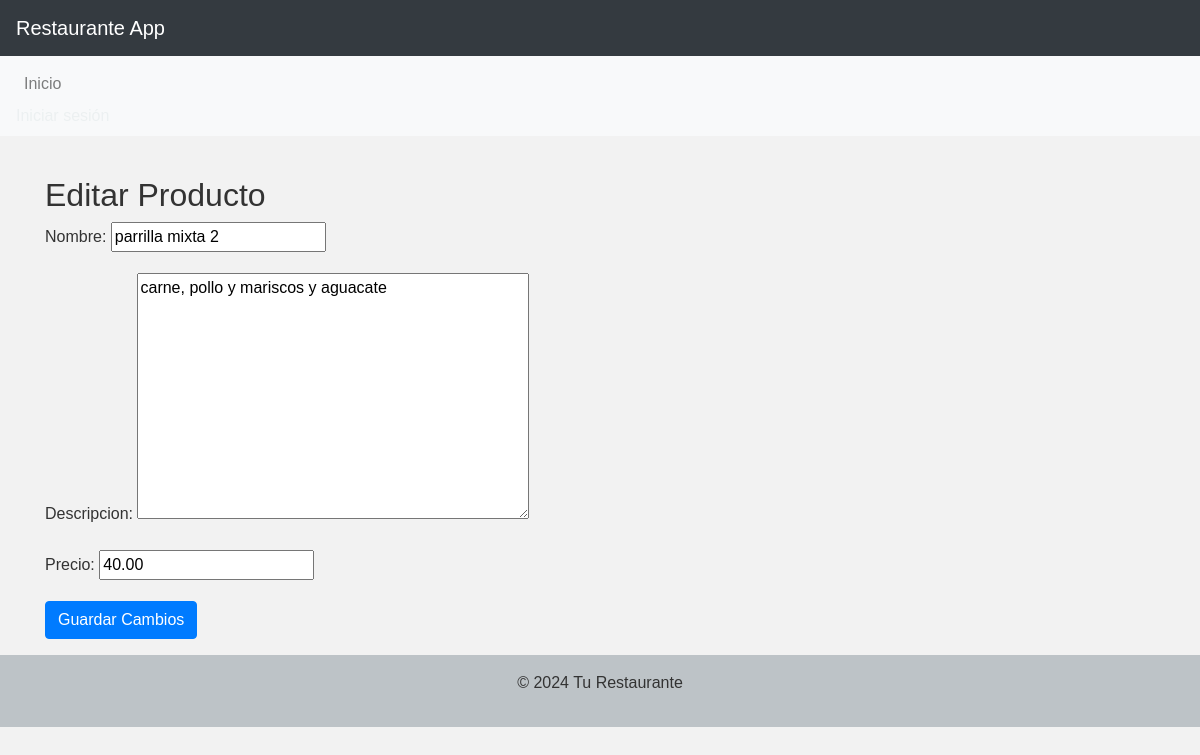
/editar_producto/3/, run on the app's committed database.
### restaurante_app/models.py (models this page shows, shortened)
class Producto(models.Model):
    nombre = models.CharField(max_length=100)
    descripcion = models.TextField()
    precio = models.DecimalField(max_digits=10, decimal_places=2)

### restaurante_app/views.py (the view)
# urls.py: path('editar_producto/<int:pk>/', views.editar_producto, name='editar_producto'),
def editar_producto(request, pk):
    producto = get_object_or_404(Producto, id=pk)
    if request.method == 'POST':
        form = ProductoForm(request.POST, instance=producto)
        if form.is_valid():
            form.save()
            return redirect('lista_productos')
    else:
        form = ProductoForm(instance=producto)
    return render(request, 'restaurante_app/editar_producto.html', {'form': form})

### restaurante_app/forms.py
class ProductoForm(forms.ModelForm):
    class Meta:
        model = Producto
        fields = ['nombre', 'descripcion', 'precio']

### restaurante_app/templates/restaurante_app/editar_producto.html (shortened to what this page needs)
{% extends 'base.html' %}
{% block content %}
  <div class="container mt-4">
    <h2>Editar Producto</h2>
    <form method="post" class="form">
      {{ form.as_p }}
      <button type="submit" class="btn btn-primary">Guardar Cambios</button>
    </form>
  </div>
{% endblock %}

### restaurante_app/static/css/style.css (style rules this page uses)
body { font-family: 'Arial', sans-serif; background-color: #f2f2f2; color: #333; margin: 0; padding: 0; }

### data on the page
Producto: nombre "parrilla mixta 2", descripcion "carne, pollo y mariscos y aguacate", precio "40.00"
